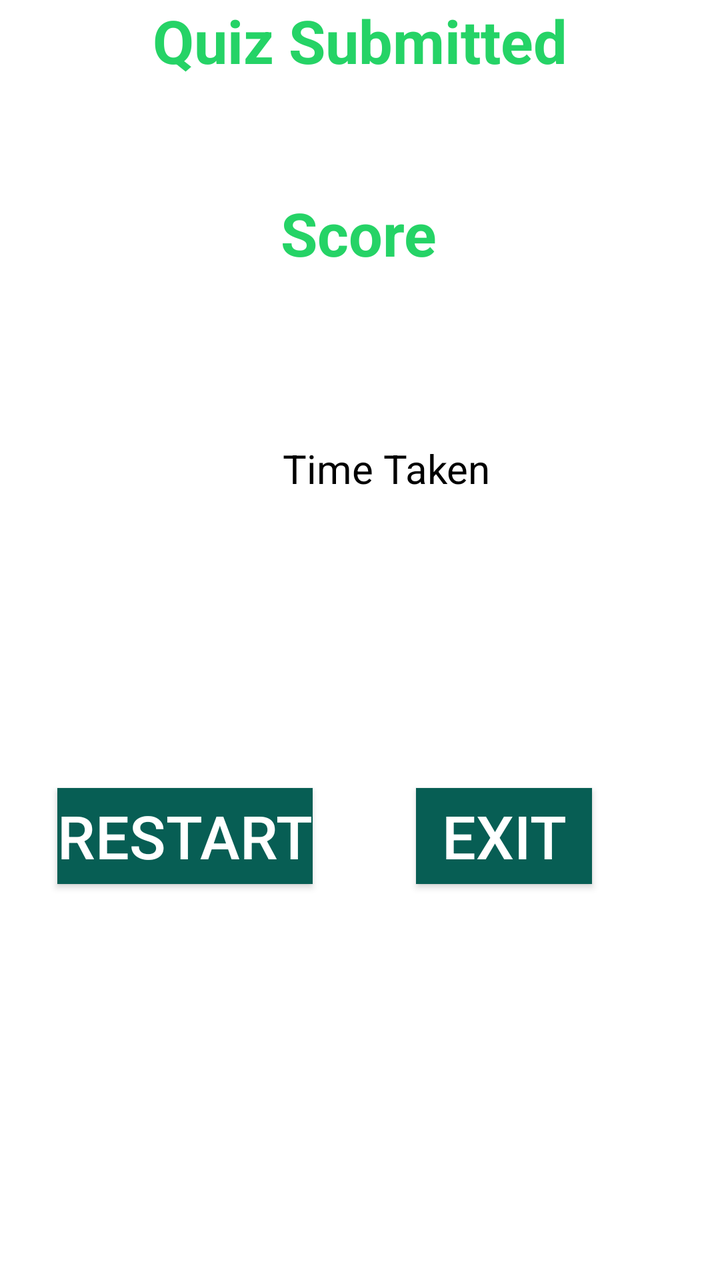
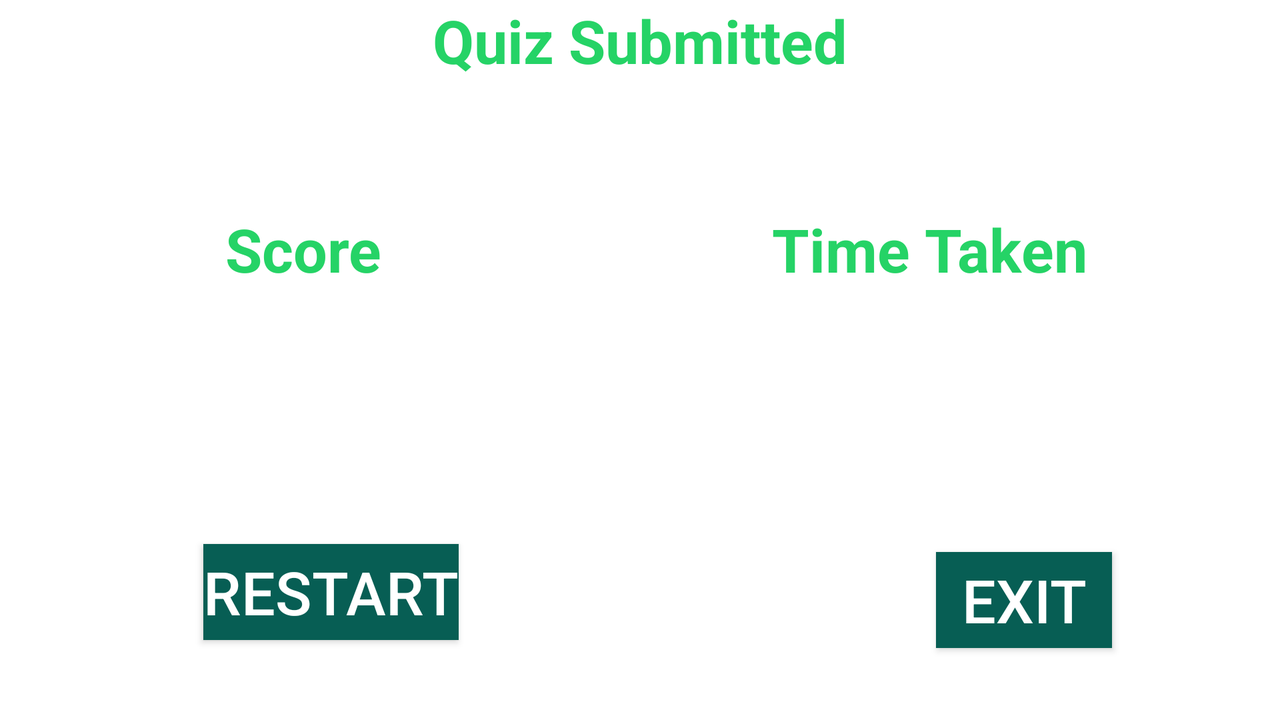

Two renders of one Android screen. The first uses the default layout on a phone; the second uses the alternative layout the repository ships for a different screen configuration, on a matching device. The two XML files are below.
<!-- AndroidManifest.xml: application theme Theme.QuizApp -->
<!-- res/layout/fragment_summary_screen.xml -->
<?xml version="1.0" encoding="utf-8"?>
<androidx.constraintlayout.widget.ConstraintLayout xmlns:android="http://schemas.android.com/apk/res/android"
    xmlns:app="http://schemas.android.com/apk/res-auto"
    xmlns:tools="http://schemas.android.com/tools"
    android:layout_width="match_parent"
    android:layout_height="match_parent"
    tools:context=".SummaryScreenFragment">

    


    <TextView
        android:id="@+id/completed"
        style="@style/heading"
        android:layout_width="wrap_content"
        android:layout_height="wrap_content"
        android:text="@string/quiz_submitted"
        app:layout_constraintEnd_toEndOf="parent"
        app:layout_constraintStart_toStartOf="parent"
        app:layout_constraintTop_toTopOf="parent" />

    <TextView
        android:id="@+id/score"
        style="@style/heading"
        android:layout_width="wrap_content"
        android:layout_height="wrap_content"
        android:layout_marginTop="56dp"
        android:text="@string/score"
        app:layout_constraintEnd_toEndOf="parent"
        app:layout_constraintHorizontal_bias="0.498"
        app:layout_constraintStart_toStartOf="parent"
        app:layout_constraintTop_toBottomOf="@+id/completed" />

    <TextView
        android:id="@+id/time_taken"
        style="@style/normal_text"
        android:layout_width="wrap_content"
        android:layout_height="wrap_content"
        android:layout_marginTop="84dp"
        android:text="@string/time_taken"
        app:layout_constraintEnd_toEndOf="parent"
        app:layout_constraintHorizontal_bias="0.552"
        app:layout_constraintStart_toStartOf="parent"
        app:layout_constraintTop_toBottomOf="@+id/score" />

    <androidx.appcompat.widget.AppCompatButton
        android:id="@+id/restart_button"
        style="@style/button"
        android:layout_width="wrap_content"
        android:layout_height="wrap_content"
        android:layout_marginBottom="132dp"
        android:background="@color/whatsapp_green"
        android:text="@string/restart"
        app:layout_constraintBottom_toBottomOf="parent"
        app:layout_constraintEnd_toStartOf="@+id/exit_app"
        app:layout_constraintHorizontal_bias="0.358"
        app:layout_constraintStart_toStartOf="parent"
        app:layout_constraintTop_toBottomOf="@+id/time_taken"
        app:layout_constraintVertical_bias="0.689" />

    <androidx.appcompat.widget.AppCompatButton
        android:id="@+id/exit_app"
        style="@style/button"
        android:layout_width="wrap_content"
        android:layout_height="wrap_content"
        android:layout_marginEnd="64dp"
        android:layout_marginBottom="132dp"
        android:background="@color/whatsapp_green"
        android:text="@string/exit"
        app:layout_constraintBottom_toBottomOf="parent"
        app:layout_constraintEnd_toEndOf="parent"
        app:layout_constraintTop_toBottomOf="@+id/time_taken"
        app:layout_constraintVertical_bias="0.689" />


</androidx.constraintlayout.widget.ConstraintLayout>
<!-- resources referenced by this layout -->
<resources>
  <color name="whatsapp_green">#075E54</color>
  <string name="exit">EXIT</string>
  <string name="quiz_submitted">Quiz Submitted</string>
  <string name="restart">RESTART</string>
  <string name="score">Score</string>
  <string name="time_taken">Time Taken</string>
  <style name="button">
          <item name="android:textColor">@color/white</item>
          <item name="android:textSize">30sp</item>
      </style>
  <style name="heading">
          <item name="android:textColor">@color/whatsapp_light_green</item>
          <item name="android:textSize">30sp</item>
          <item name="android:textStyle">bold</item>
      </style>
  <style name="normal_text">
          <item name="android:textColor">@color/black</item>
          <item name="android:textSize">20sp</item>
      </style>
  <style name="Theme.QuizApp" parent="Theme.MaterialComponents.DayNight.DarkActionBar">
          
          <item name="colorPrimary">@color/purple_500</item>
          <item name="colorPrimaryVariant">@color/purple_700</item>
          <item name="colorOnPrimary">@color/white</item>
          
          <item name="colorSecondary">@color/teal_200</item>
          <item name="colorSecondaryVariant">@color/teal_700</item>
          <item name="colorOnSecondary">@color/black</item>
          
          <item name="android:statusBarColor" tools:targetApi="l">?attr/colorPrimaryVariant</item>
          
      </style>
  <color name="white">#FFFFFF</color>
  <color name="whatsapp_light_green">#25d366</color>
  <color name="black">#FF000000</color>
  <color name="purple_500">#FF6200EE</color>
  <color name="purple_700">#FF3700B3</color>
  <color name="teal_200">#FF03DAC5</color>
  <color name="teal_700">#FF018786</color>
</resources>
<!-- res/layout-land/fragment_summary_screen.xml (the repository's variant of the layout above) -->
<!-- drawn on the phone turned sideways -->
<?xml version="1.0" encoding="utf-8"?>
<androidx.constraintlayout.widget.ConstraintLayout xmlns:android="http://schemas.android.com/apk/res/android"
    xmlns:app="http://schemas.android.com/apk/res-auto"
    xmlns:tools="http://schemas.android.com/tools"
    android:layout_width="match_parent"
    android:layout_height="match_parent"
    tools:context=".SummaryScreenFragment">

    


    <TextView
        android:id="@+id/completed"
        style="@style/heading"
        android:layout_width="wrap_content"
        android:layout_height="wrap_content"
        android:text="Quiz Submitted"
        app:layout_constraintEnd_toEndOf="parent"
        app:layout_constraintStart_toStartOf="parent"
        app:layout_constraintTop_toTopOf="parent" />

    <TextView
        android:id="@+id/score"
        style="@style/heading"
        android:layout_width="wrap_content"
        android:layout_height="wrap_content"
        android:layout_marginStart="76dp"
        android:layout_marginTop="64dp"
        android:text="Score"
        app:layout_constraintEnd_toStartOf="@+id/time_taken"
        app:layout_constraintHorizontal_bias="0.158"
        app:layout_constraintStart_toStartOf="parent"
        app:layout_constraintTop_toBottomOf="@+id/completed" />

    <TextView
        android:id="@+id/time_taken"
        style="@style/heading"
        android:layout_width="226dp"
        android:layout_height="49dp"
        android:layout_marginTop="64dp"
        android:layout_marginEnd="28dp"
        android:text="Time Taken"
        app:layout_constraintEnd_toEndOf="parent"
        app:layout_constraintTop_toBottomOf="@+id/completed" />

    <androidx.appcompat.widget.AppCompatButton
        android:id="@+id/restart_button"
        style="@style/button"
        android:layout_width="wrap_content"
        android:layout_height="wrap_content"
        android:layout_marginBottom="40dp"
        android:background="@color/whatsapp_green"
        android:text="RESTART"
        app:layout_constraintBottom_toBottomOf="parent"
        app:layout_constraintEnd_toStartOf="@+id/exit_app"
        app:layout_constraintHorizontal_bias="0.299"
        app:layout_constraintStart_toStartOf="parent"
        app:layout_constraintTop_toBottomOf="@+id/score"
        app:layout_constraintVertical_bias="1.0" />

    <androidx.appcompat.widget.AppCompatButton
        android:id="@+id/exit_app"
        style="@style/button"
        android:layout_width="wrap_content"
        android:layout_height="wrap_content"
        android:layout_marginEnd="84dp"
        android:layout_marginBottom="36dp"
        android:background="@color/whatsapp_green"
        android:text="EXIT"
        app:layout_constraintBottom_toBottomOf="parent"
        app:layout_constraintEnd_toEndOf="parent"
        app:layout_constraintTop_toBottomOf="@+id/time_taken"
        app:layout_constraintVertical_bias="1.0" />


</androidx.constraintlayout.widget.ConstraintLayout>
<!-- resources referenced by the variant -->
<!-- as the phone turned sideways resolves them -->
<resources>
  <color name="whatsapp_green">#075E54</color>
  <style name="button">
          <item name="android:textColor">@color/white</item>
          <item name="android:textSize">30sp</item>
      </style>
  <style name="heading">
          <item name="android:textColor">@color/whatsapp_light_green</item>
          <item name="android:textSize">30sp</item>
          <item name="android:textStyle">bold</item>
      </style>
  <style name="Theme.QuizApp" parent="Theme.MaterialComponents.DayNight.DarkActionBar">
          
          <item name="colorPrimary">@color/purple_500</item>
          <item name="colorPrimaryVariant">@color/purple_700</item>
          <item name="colorOnPrimary">@color/white</item>
          
          <item name="colorSecondary">@color/teal_200</item>
          <item name="colorSecondaryVariant">@color/teal_700</item>
          <item name="colorOnSecondary">@color/black</item>
          
          <item name="android:statusBarColor" tools:targetApi="l">?attr/colorPrimaryVariant</item>
          
      </style>
  <color name="white">#FFFFFF</color>
  <color name="whatsapp_light_green">#25d366</color>
  <color name="purple_500">#FF6200EE</color>
  <color name="purple_700">#FF3700B3</color>
  <color name="teal_200">#FF03DAC5</color>
  <color name="teal_700">#FF018786</color>
  <color name="black">#FF000000</color>
</resources>
